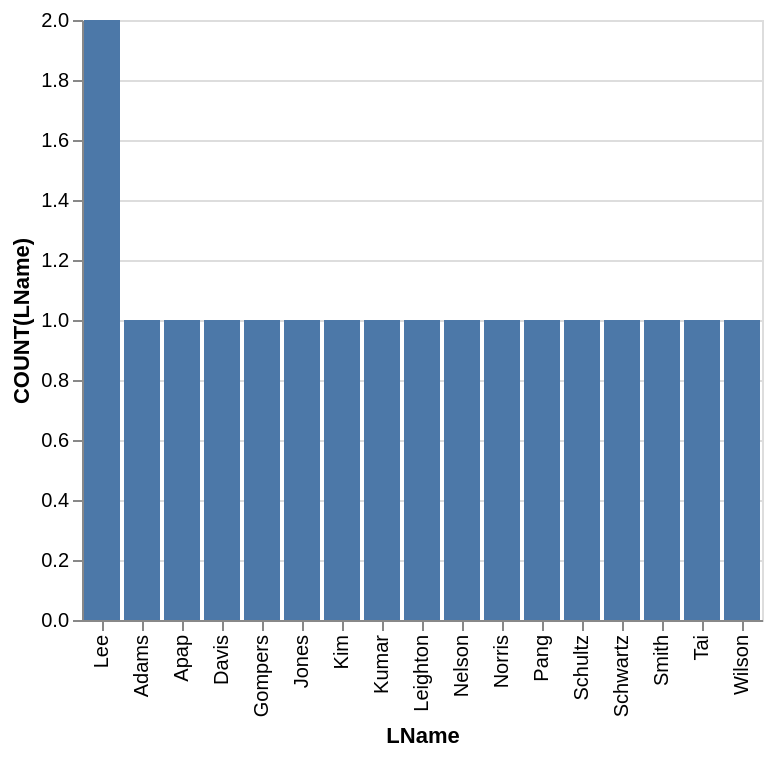

Write a Vega-Lite specification for this figure.
### Vega-Lite specification from a JSON file in a GitHub repository (floating-point values rounded to 4 significant figures)
{"data": {"values": [{"x_data": "Adams", "y_data": 1}, {"x_data": "Apap", "y_data": 1}, {"x_data": "Davis", "y_data": 1}, {"x_data": "Gompers", "y_data": 1}, {"x_data": "Jones", "y_data": 1}, {"x_data": "Kim", "y_data": 1}, {"x_data": "Kumar", "y_data": 1}, {"x_data": "Lee", "y_data": 2}, {"x_data": "Leighton", "y_data": 1}, {"x_data": "Nelson", "y_data": 1}, {"x_data": "Norris", "y_data": 1}, {"x_data": "Pang", "y_data": 1}, {"x_data": "Schultz", "y_data": 1}, {"x_data": "Schwartz", "y_data": 1}, {"x_data": "Smith", "y_data": 1}, {"x_data": "Tai", "y_data": 1}, {"x_data": "Wilson", "y_data": 1}]}, "mark": "bar", "encoding": {"x": {"field": "x_data", "type": "nominal", "title": "LName", "sort": {"op": "sum", "field": "y_data", "order": "descending"}}, "y": {"field": "y_data", "type": "quantitative", "title": "COUNT(LName)"}}}
